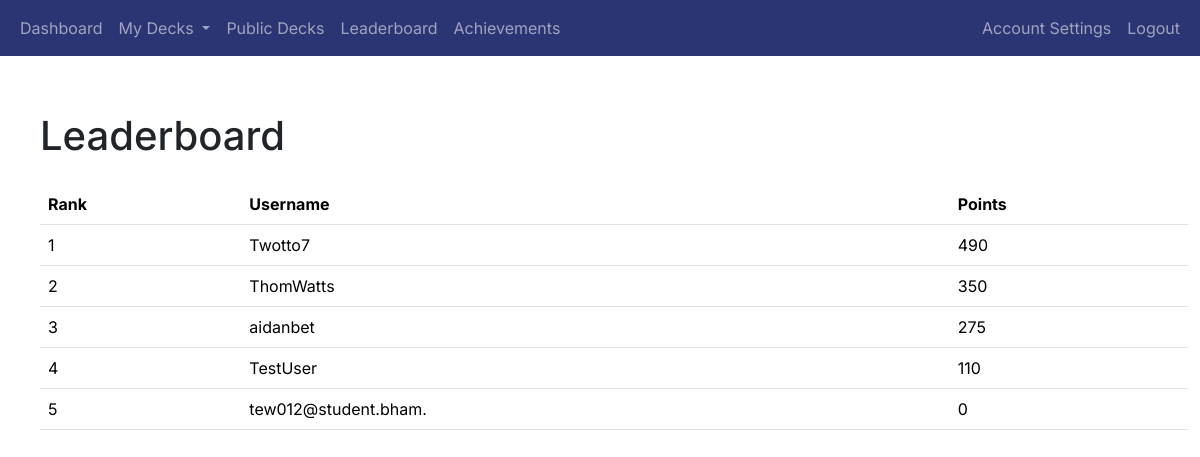
The page /leaderboard (signed in) on the database as committed earlier.
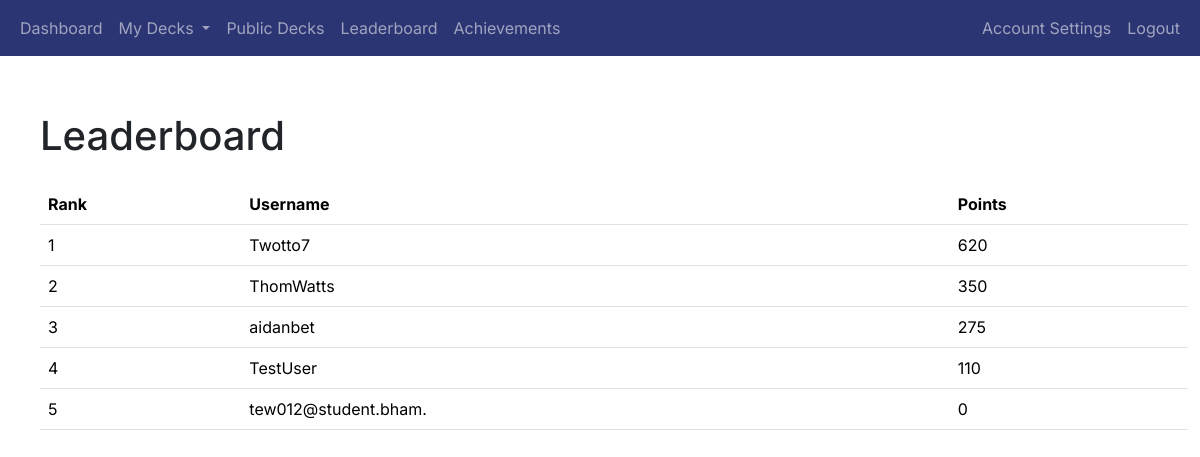
The same page on the database as committed later.
### app/auth/models.py (models this page shows, shortened)
class User(db.Model, UserMixin):
    user_id = db.Column(db.Integer, primary_key=True)
    username = db.Column(db.String(80), unique=True, nullable=False)
    email = db.Column(db.String(120), unique=True, nullable=False)
    password_hash = db.Column(db.String(128), nullable=False)
    points = db.Column(db.Integer, default=0)  # Add points column
    achievements = db.relationship('UserAchievement', back_populates='user', cascade='all, delete-orphan')
    login_events = db.relationship('LoginEvent', backref='user', cascade='all, delete-orphan', lazy=True)
    decks = db.relationship('Deck', backref='user', cascade='all, delete-orphan', lazy=True)

### app/gamification/routes.py (the view)
@gamification_blueprint.route('/leaderboard')
@login_required
def leaderboard():
    users = User.query.order_by(User.points.desc()).limit(10).all()  # Get top 10 users
    return render_template('leaderboard.html', users=users)

### app/__init__.py (called while the page is built)
@login_manager.user_loader
def load_user(user_id):
    return User.query.get(int(user_id))

### app/gamification/templates/leaderboard.html (shortened to what this page needs)
{% extends "base.html" %}
{% block content %}
<div class="container mt-4">
    <h1 class="mb-4">Leaderboard</h1>
    <table class="table">
        <thead>
            <tr>
                <th>Rank</th>
                <th>Username</th>
                <th>Points</th>
            </tr>
        </thead>
        <tbody>
            {% for user in users %}
            <tr>
                <td>{{ loop.index }}</td>
                <td>{{ user.username }}</td>
                <td>{{ user.points }}</td>
            </tr>
            {% endfor %}
        </tbody>
    </table>
</div>
{% endblock %}

### app/templates/base.html (shortened to what this page needs)
<!doctype html>
<html lang="en">
<head>
    <link href="https://cdn.jsdelivr.net/npm/bootstrap@5.3.2/dist/css/bootstrap.min.css" rel="stylesheet"
>
    <link rel="stylesheet" href="{{ url_for('static', filename='styles.css') }}">
</head>
<body>
<header class="site-header">
    <nav class="navbar navbar-expand-sm navbar-dark bg-dark-blue">
        <div class="container-fluid">
            <div class="collapse navbar-collapse" id="navbarToggle">
                <div class="navbar-nav me-auto">
                    {% if current_user.is_authenticated %}
                    <a class="nav-item nav-link" href="{{ url_for('main.dashboard') }}">Dashboard</a>
                    <li class="nav-item dropdown">
                        <a class="nav-link dropdown-toggle" href="#" id="navbarDropdown" role="button" data-bs-toggle="dropdown" aria-expanded="false">
                            My Decks
                        </a>
                    </li>
                    <a class="nav-item nav-link" href="{{ url_for('decks.public_decks') }}">Public Decks</a>
                    <a class="nav-item nav-link" href="{{ url_for('gamification.leaderboard') }}">Leaderboard</a>
                    <a class="nav-item nav-link" href="{{ url_for('gamification.user_achievements') }}">Achievements</a>
                </div>
                <div class="navbar-nav ms-auto">
                    <a class="nav-link" href="{{ url_for('auth.account_settings') }}">Account Settings</a>
                    <a class="nav-item nav-link" href="{{ url_for('auth.logout') }}">Logout</a>
                    {% else %}
                    <a class="nav-item nav-link" href="{{ url_for('main.index') }}">Home</a>
                </div>
                <div class="navbar-nav ms-auto">
                    <a class="nav-item nav-link" href="{{ url_for('auth.login') }}">Login</a>
                    <a class="nav-item nav-link" href="{{ url_for('auth.register') }}">Register</a>
                    {% endif %}
                </div>
            </div>
        </div>
    </nav>
</header>
<main role="main" class="container-fluid">
    <div class="row mt-2 ms-3">
        <div class="col-auto text-center">
        </div>
    </div>
    <div class="row mt-3 ms-3">
        {% block content %}{% endblock %}
    </div>
</main>
</body>
</html>

### app/static/styles.css (style rules this page uses)
.bg-dark-blue { background-color: #2c3573 !important; }

### app/templates/base.html (style rules this page uses)
body { font-family: 'Inter', sans-serif; }
h1, h2, h3, h4, h5, h6, p, a { font-family: 'Inter', sans-serif; }

Rows that differ between the two databases and show on the page:
changed User "Twotto7": points "490" → "620"
